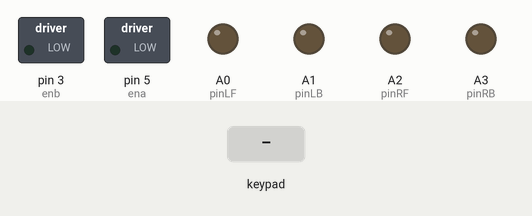
Simulated run of this sketch. Board: Arduino Uno, built with avr-gcc and run on an emulated ATmega328P. On the bench: switched loads named in the sketch (green lamp = pin HIGH), output pins drawn as LEDs (lit = HIGH). The inputs (shaded band) are chosen by the test bench. What the sketch prints to the serial monitor is not drawn.

Above: at 1.2 s.
1.3 s: key 'U' pressed
At 2.0 s:
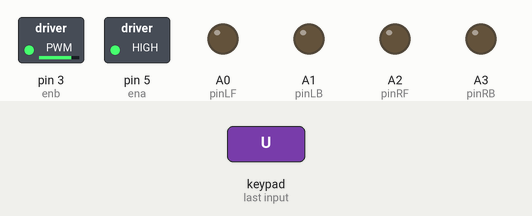
3.2 s: key 'D' pressed
At 3.42 s:
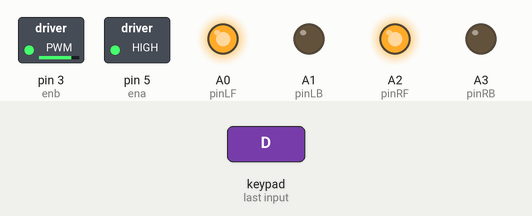
5.1 s: key 'L' pressed
At 5.32 s:
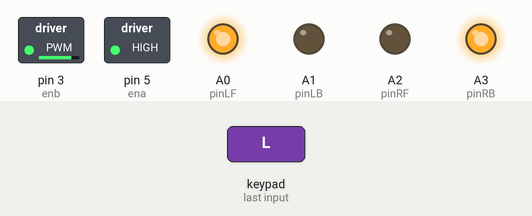
7.0 s: key 'R' pressed
At 7.22 s:
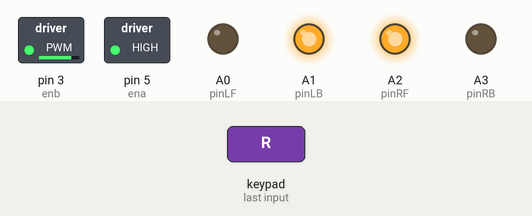
Timing chart, 0 to 9.9 s (numbered marks = the images above; inputs shaded):
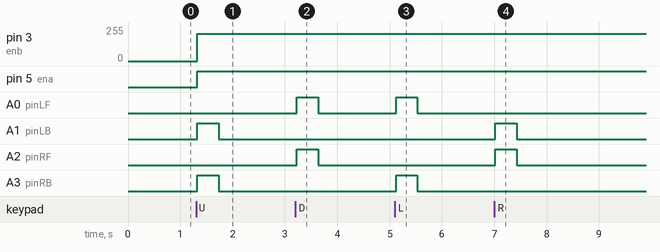

Measured:
- after the input at 1.3 s, pin 3 (enb): 0/255 → 205/255 at once; pin 5 (ena): LOW → HIGH at once; A1 (pinLB), A3 (pinRB): LOW → HIGH at once, → LOW 0.41 s later
- after the input at 3.2 s, A0 (pinLF), A2 (pinRF): LOW → HIGH at once, → LOW 0.41 s later
- after the input at 5.1 s, A0 (pinLF), A3 (pinRB): LOW → HIGH at once, → LOW 0.41 s later
- after the input at 7.0 s, A1 (pinLB), A2 (pinRF): LOW → HIGH at once, → LOW 0.41 s later

The sketch:

bluetoothControl.ino
```cpp
/*
  bluetoothControl.ino
  ----------------------
  Remote control code for Arduino Uno robot using HM-10 Bluetooth module and Dabble app.

  Features:
  - Forward, Backward, Left, Right controls via Dabble Gamepad
  - PWM motor speed control
  - Debug messages via Serial Monitor
*/

#define CUSTOM_SETTINGS
#define INCLUDE_GAMEPAD_MODULE
#include <Dabble.h>
#include <SoftwareSerial.h>

//Define motor pins
int pinLB = A1; //Left Back Motor
int pinLF = A0; //Left Forward Motor
int pinRB = A3; //Right Back Motor
int pinRF = A2; //Right Forward Motor
int ena = 5; //PWM control for left motor
int enb = 3; //PWM control for right motor

//Define SoftwareSerial pins (RX, TX)
SoftwareSerial BTSerial(7, 6); //RX, TX (using pins 7 and 6 for Bluetooth)


void setup() {
  Serial.begin(9600);      //Start the hardware serial for debugging
  BTSerial.begin(9600);    //Initialize Bluetooth communication on SoftwareSerial pins 6 and 7
  Dabble.begin(BTSerial);  //Initialize Dabble with SoftwareSerial

  pinMode(pinLB, OUTPUT);
  pinMode(pinLF, OUTPUT);
  pinMode(pinRB, OUTPUT);
  pinMode(pinRF, OUTPUT);
  pinMode(ena, OUTPUT);
  pinMode(enb, OUTPUT);
}

void loop() {
  Dabble.processInput(); //Read inputs from the Dabble app

  Serial.print("KeyPressed: ");
  if (GamePad.isUpPressed()) {
    Serial.println("UP");
    moveForward();
  } else if (GamePad.isDownPressed()) {
    Serial.println("DOWN");
    moveBackward();
  } else if (GamePad.isLeftPressed()) {
    Serial.println("LEFT");
    turnLeft();
  } else if (GamePad.isRightPressed()) {
    Serial.println("RIGHT");
    turnRight();
  } else {
    stopMotors();
  }
}

//Move Forward (left back and right back motors high)
void moveForward() {
  digitalWrite(pinLF, LOW);
  digitalWrite(pinLB, HIGH);
  digitalWrite(pinRF, LOW);
  digitalWrite(pinRB, HIGH);

  analogWrite(ena, 255); //Set left motor speed
  analogWrite(enb, 205); //Set right motor speed
}

//Move Backward (left front and right front motors high)
void moveBackward() {
  digitalWrite(pinLF, HIGH);
  digitalWrite(pinLB, LOW);
  digitalWrite(pinRF, HIGH);
  digitalWrite(pinRB, LOW);
}

//Turn left (left front and right back motors high)
void turnLeft() {
  digitalWrite(pinLF, HIGH);
  digitalWrite(pinLB, LOW);
  digitalWrite(pinRF, LOW);
  digitalWrite(pinRB, HIGH);
}

//Turn right (left back and right front motors high)
void turnRight() {
  digitalWrite(pinLF, LOW);
  digitalWrite(pinLB, HIGH);
  digitalWrite(pinRF, HIGH);
  digitalWrite(pinRB, LOW);
}

void stopMotors() {
  digitalWrite(pinLF, LOW);   // Stop Left Motor
  digitalWrite(pinLB, LOW);   // Stop Left Motor
  digitalWrite(pinRF, LOW);   // Stop Right Motor
  digitalWrite(pinRB, LOW);   // Stop Right Motor
}
```
